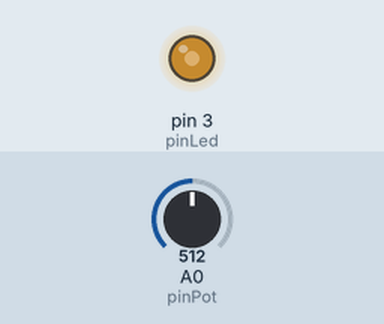
Bench run of a sketch on a simulated Arduino Uno, built with avr-gcc and run on an emulated ATmega328P. Parts: output pins drawn as LEDs (lit = HIGH). The inputs (shaded band) are chosen by the test bench; at power-on: A0 (pinPot) = 512.

Above: at 1.2 s.
1.3 s: A0 (pinPot) set to 716
At 2.4 s:
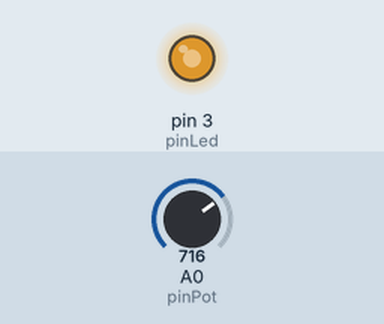
2.8 s: A0 (pinPot) set to 900
At 3.4 s:
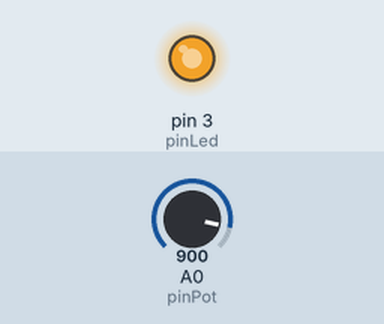
4.3 s: A0 (pinPot) set to 122
At 5.5 s:
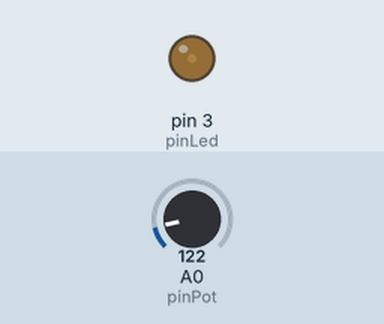
5.8 s: A0 (pinPot) set to 0
At 7.1 s:
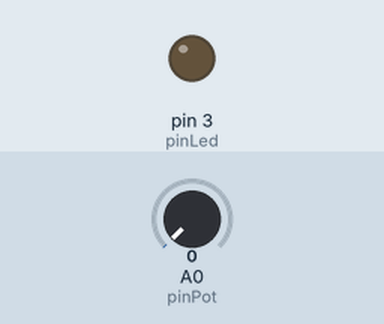
Timing chart, 0 to 8.3 s (numbered marks = the images above; inputs shaded):
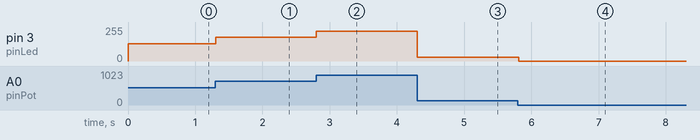

Measured:
- after the input at 1.3 s, pin 3 (pinLed): 128/255 → 179/255 at once
- after the input at 2.8 s, pin 3 (pinLed): 179/255 → 225/255 at once
- after the input at 4.3 s, pin 3 (pinLed): 225/255 → 30/255 at once
- after the input at 5.8 s, pin 3 (pinLed): 30/255 → 0/255 at once

The sketch:

3327_15_speed_sensor_module1.ino
```cpp
#define pinLed 3
#define pinPot A0

void setup() {
  pinMode(pinLed, OUTPUT);
  pinMode(pinPot, INPUT );

}

void loop() {
  byte value = analogRead(pinPot)/4;
  analogWrite(pinLed,value);
  delay(10);
}
```
